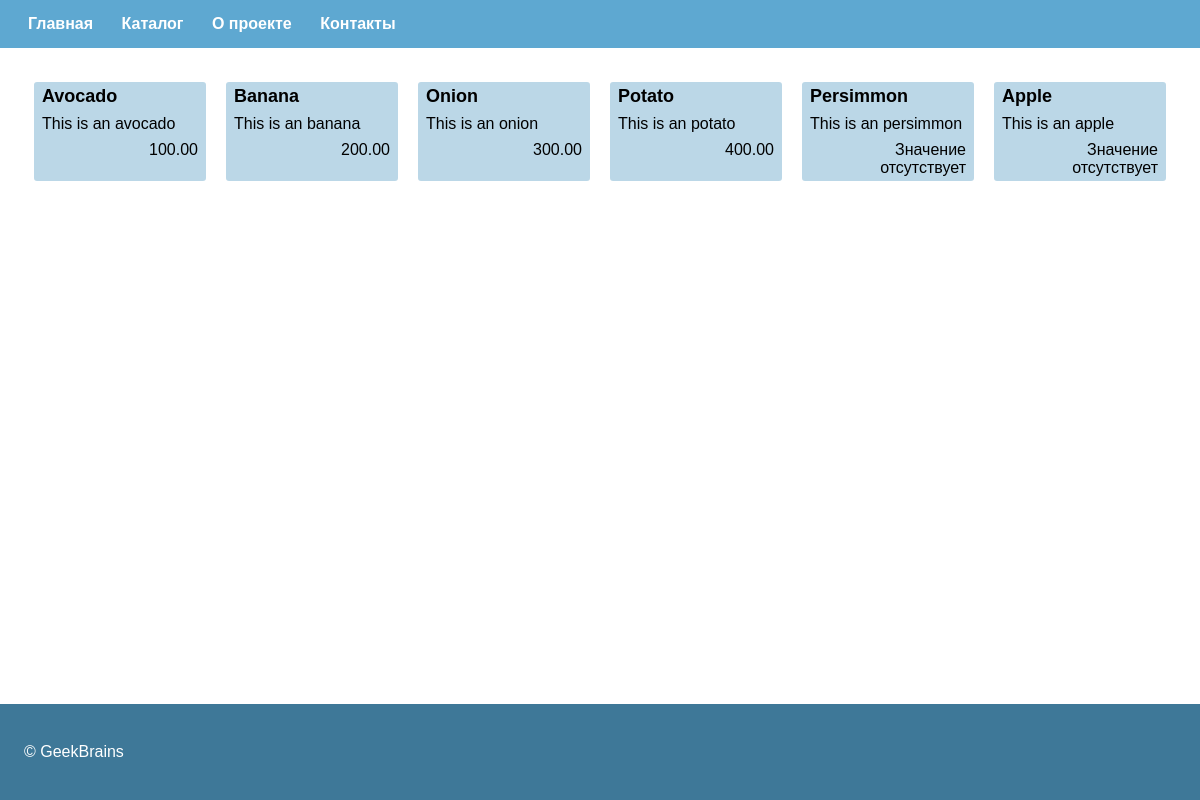
/products/, run on an earlier commit of the app's database.
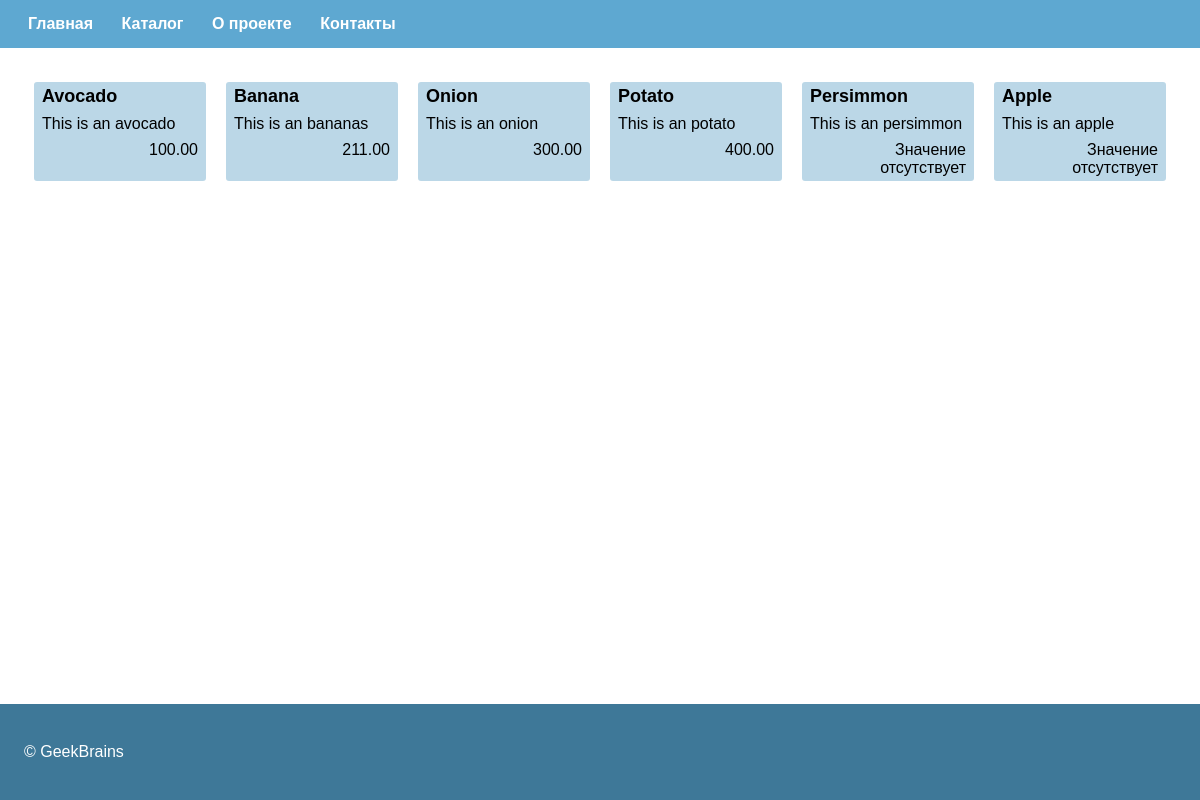
And on a later commit of the database.
### products/models.py (models this page shows, shortened)
class Product(models.Model):
    name = models.CharField(
        max_length=255
    )
    image = models.ImageField(
        upload_to='products',
        blank=True,
        null=True,
    )
    category = models.ForeignKey(
        Category,
        on_delete=models.CASCADE,
        blank=True,
        null=True,
    )
    description = models.TextField(
        blank=True,
        null=True,
    )
    cost = models.DecimalField(
        max_digits=12,
        decimal_places=2,
        default=0
    )
    created = models.DateTimeField(
        auto_now_add=True,
    )
    modified = models.DateTimeField(
        auto_now=True,
    )

### products/views/products.py (the view)
class ProductListView(ListView):
    model = Product
    template_name = 'products/index.html'

### products/templates/products/index.html (shortened to what this page needs)
{% extends 'server/master.html' %}
{% load static %}
{% block page_static %}
<link rel="stylesheet" href="{% static 'products/css/list.css' %}">
{% endblock %}
{% block page_content %}
<div class="products">
    {% for object in object_list %}
    <div class="products__item">
        <span class="products__item-name">
            {{ object.name|default:"По умолчанию"|title }}
        </span>
        <span class="products__item-description">
            {{ object.description }}
        </span>
        {% if object.cost %}
        <span class="products__item-cost">
            {{ object.cost }}
        </span>
        {% else %}
        <span class="products__item-cost products__item-cost_empty">
            Значение отсутствует
        </span>
        {% endif %}
    </div>
    {% endfor %}
</div>
{% endblock %}

What changed in the data, as far as the page shows it:
changed Product "Banana": description "This is an banana" → "This is an bananas"; cost "200.00" → "211.00"
